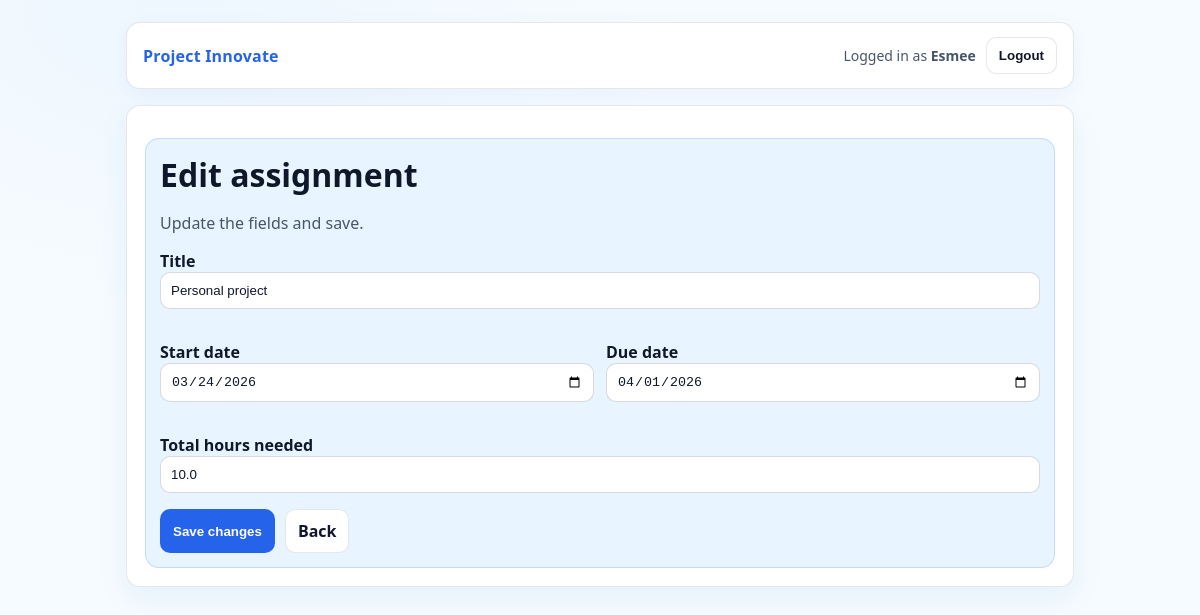
The app's page /assignments/2/edit (signed in) with its own data.
### app.py (models this page shows, shortened)
class User(UserMixin, db.Model):
    id = db.Column(db.Integer, primary_key=True)
    username = db.Column(db.String(80), unique=True, nullable=False)
    password_hash = db.Column(db.String(255), nullable=False)

class Assignment(db.Model):
    id = db.Column(db.Integer, primary_key=True)
    user_id = db.Column(db.Integer, db.ForeignKey("user.id"), nullable=False)
    title = db.Column(db.String(200), nullable=False)
    start_date = db.Column(db.Date, nullable=False)
    due_date = db.Column(db.Date, nullable=False)
    total_hours = db.Column(db.Float, nullable=False)

### app.py (the view, shortened to what this page needs)
@app.route("/assignments/<int:assignment_id>/edit", methods=["GET", "POST"])
@login_required
def edit_assignment(assignment_id):
    a = Assignment.query.get_or_404(assignment_id)
    if a.user_id != current_user.id:
        flash("You are not allowed to edit this assignment.")
        return redirect(url_for("dashboard"))
    return render_template("edit_assignment.html", assignment=a)

### app.py (called while the page is built)
@login_manager.user_loader
def load_user(user_id):
    return db.session.get(User, int(user_id))

### templates/edit_assignment.html (shortened to what this page needs)
{% extends "base.html" %}
{% block content %}
  <h1>Edit assignment</h1>
  <p class="muted">Update the fields and save.</p>
  <form method="post">
    <p>
      <label>Title<br>
        <input type="text" name="title" required value="{{ assignment.title }}">
      </label>
    </p>
    <div style="display:grid;grid-template-columns:1fr 1fr;gap:12px;">
      <p>
        <label>Start date<br>
          <input type="date" name="start_date" required value="{{ assignment.start_date }}">
        </label>
      </p>
      <p>
        <label>Due date<br>
          <input type="date" name="due_date" required value="{{ assignment.due_date }}">
        </label>
      </p>
    </div>
    <p>
      <label>Total hours needed<br>
        <input type="number" name="total_hours" step="0.5" min="0" required value="{{ assignment.total_hours }}">
      </label>
    </p>
    <div class="actions">
      <button class="btn btn-primary" type="submit">Save changes</button>
      <a class="btn" href="{{ url_for('dashboard') }}">Back</a>
    </div>
  </form>
{% endblock %}

### templates/base.html (shortened to what this page needs)
<!doctype html>
<html lang="en">
  <head>
    <link rel="stylesheet" href="{{ url_for('static', filename='style.css') }}">
  </head>
  <body>
    <div class="container">
      <div class="nav">
        <div class="brand">
          <a href="{{ url_for('dashboard') }}">Project Innovate</a>
        </div>
        <div class="nav-right">
          {% if current_user.is_authenticated %}
            <span>Logged in as <strong>{{ current_user.username }}</strong></span>
            <form method="post" action="{{ url_for('logout') }}" style="margin:0;">
              <button class="btn" type="submit">Logout</button>
            </form>
          {% else %}
            <a class="btn" href="{{ url_for('login') }}">Login</a>
            <a class="btn btn-primary" href="{{ url_for('register') }}">Register</a>
          {% endif %}
        </div>
      </div>
      <div class="card">
        <div class="panel">
          {% block content %}{% endblock %}
        </div>
      </div>
    </div>
  </body>
</html>

### static/style.css (style rules this page uses)
:root { --bg1: #f6fbff; --bg2: #eef7ff; --card: #e8f4ff; --card2:#ffffff; --text: #0f172a; --muted:#475569; --border: rgba(15, 23, 42, 0.10); --primary: #2563eb; --primaryHover:#1d4ed8; --danger: #dc2626; --dangerHover:#b91c1c; }
* { box-sizing:border-box; }
html, body { height:100%; }
body { margin:0; font-family: ui-sans-serif, system-ui, -apple-system, Segoe UI, Roboto, Arial; color: var(--text); background: radial-gradient(900px 600px at 15% 0%, var(--bg2) 0%, var(--bg1) 55%), linear-gradient(180deg, var(--bg1), #ffffff); }
a { color: var(--primary); text-decoration:none; }
.container { max-width: 980px; margin: 0 auto; padding: 22px 16px 60px; }
.nav { display:flex; justify-content:space-between; align-items:center; gap: 12px; padding: 14px 16px; border: 1px solid var(--border); background: #ffffff; border-radius: 14px; box-shadow: 0 6px 20px rgba(37,99,235,.06); }
.brand { font-weight: 800; letter-spacing: .2px; }
.nav-right { display:flex; align-items:center; gap: 10px; color: var(--muted); font-size: 14px; }
.card { margin-top: 16px; border: 1px solid var(--border); background: var(--card2); border-radius: 14px; padding: 18px; box-shadow: 0 12px 30px rgba(2,132,199,.08); }
.card h1, .card h2 { margin: 0 0 10px; }
.panel { margin-top: 14px; border: 1px solid rgba(37,99,235,.18); background: var(--card); border-radius: 14px; padding: 14px; }
.muted { color: var(--muted); }
.actions { display:flex; flex-wrap:wrap; gap:10px; margin-top: 10px; }
.btn { display:inline-flex; align-items:center; justify-content:center; padding: 10px 12px; border-radius: 10px; border: 1px solid var(--border); background: #ffffff; color: var(--text); cursor:pointer; font-weight: 700; }
.btn-primary { background: var(--primary); border-color: rgba(37,99,235,.35); color: #ffffff; }
.input, input[type="text"], input[type="date"], input[type="number"], input[type="password"] { width: 100%; padding: 10px 10px; border-radius: 10px; border: 1px solid rgba(15,23,42,.16); background: #ffffff; color: var(--text); outline: none; }
label { font-weight: 700; }
.panel { background: #e8f4ff; border: 1px solid rgba(37,99,235,.18); }
input[type="text"], input[type="date"], input[type="number"], input[type="password"] { background: #ffffff !important; }

### records on screen
User: username "Esmee"
Assignment: title "Personal project", start_date "03/24/2026", due_date "04/01/2026", total_hours "10.0"
